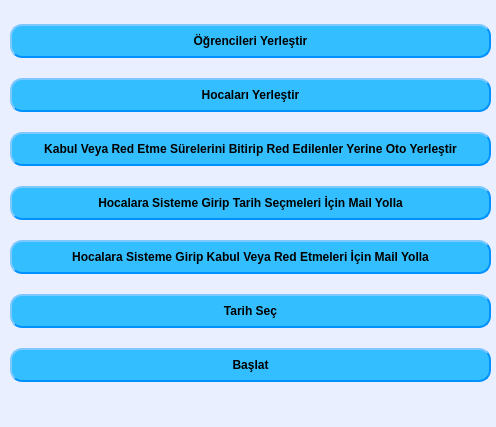
<?xml version="1.0" encoding="UTF-8"?>
<ui version="4.0">
 <class>WindowYonMenu</class>
 <widget class="QMainWindow" name="WindowYonMenu">
  <property name="geometry">
   <rect>
    <x>0</x>
    <y>0</y>
    <width>496</width>
    <height>427</height>
   </rect>
  </property>
  <property name="windowTitle">
   <string>MainWindow</string>
  </property>
  <property name="styleSheet">
   <string notr="true">  background-color: rgb(233, 239, 255);
</string>
  </property>
  <widget class="QWidget" name="centralwidget">
   <widget class="QWidget" name="verticalLayoutWidget">
    <property name="geometry">
     <rect>
      <x>10</x>
      <y>10</y>
      <width>481</width>
      <height>391</height>
     </rect>
    </property>
    <layout class="QVBoxLayout" name="verticalLayout">
     <item>
      <widget class="QPushButton" name="btOgrenciYerlestir">
       <property name="styleSheet">
        <string notr="true">    background-color: rgb(51, 191, 255);
    border-style: outset;
    border-width: 2px;
    border-radius: 12px;
    border-color: rgb(0, 145, 255);
    font: bold 12px;
    min-width: 10em;
    padding: 8px;</string>
       </property>
       <property name="text">
        <string>Öğrencileri Yerleştir</string>
       </property>
      </widget>
     </item>
     <item>
      <widget class="QPushButton" name="btHocaYerlestir">
       <property name="styleSheet">
        <string notr="true">    background-color: rgb(51, 191, 255);
    border-style: outset;
    border-width: 2px;
    border-radius: 12px;
    border-color: rgb(0, 145, 255);
    font: bold 12px;
    min-width: 10em;
    padding: 8px;</string>
       </property>
       <property name="text">
        <string>Hocaları Yerleştir</string>
       </property>
      </widget>
     </item>
     <item>
      <widget class="QPushButton" name="btMail3">
       <property name="styleSheet">
        <string notr="true">    background-color: rgb(51, 191, 255);
    border-style: outset;
    border-width: 2px;
    border-radius: 12px;
    border-color: rgb(0, 145, 255);
    font: bold 12px;
    min-width: 10em;
    padding: 8px;</string>
       </property>
       <property name="text">
        <string>Kabul Veya Red Etme Sürelerini Bitirip Red Edilenler Yerine Oto Yerleştir</string>
       </property>
      </widget>
     </item>
     <item>
      <widget class="QPushButton" name="btMail1">
       <property name="styleSheet">
        <string notr="true">    background-color: rgb(51, 191, 255);
    border-style: outset;
    border-width: 2px;
    border-radius: 12px;
    border-color: rgb(0, 145, 255);
    font: bold 12px;
    min-width: 10em;
    padding: 8px;</string>
       </property>
       <property name="text">
        <string>Hocalara Sisteme Girip Tarih Seçmeleri İçin Mail Yolla</string>
       </property>
      </widget>
     </item>
     <item>
      <widget class="QPushButton" name="btMail2">
       <property name="styleSheet">
        <string notr="true">    background-color: rgb(51, 191, 255);
    border-style: outset;
    border-width: 2px;
    border-radius: 12px;
    border-color: rgb(0, 145, 255);
    font: bold 12px;
    min-width: 10em;
    padding: 8px;</string>
       </property>
       <property name="text">
        <string>Hocalara Sisteme Girip Kabul Veya Red Etmeleri İçin Mail Yolla</string>
       </property>
      </widget>
     </item>
     <item>
      <widget class="QPushButton" name="btTS">
       <property name="styleSheet">
        <string notr="true">    background-color: rgb(51, 191, 255);
    border-style: outset;
    border-width: 2px;
    border-radius: 12px;
    border-color: rgb(0, 145, 255);
    font: bold 12px;
    min-width: 10em;
    padding: 8px;</string>
       </property>
       <property name="text">
        <string>Tarih Seç</string>
       </property>
      </widget>
     </item>
     <item>
      <widget class="QPushButton" name="btBaslat">
       <property name="styleSheet">
        <string notr="true">    background-color: rgb(51, 191, 255);
    border-style: outset;
    border-width: 2px;
    border-radius: 12px;
    border-color: rgb(0, 145, 255);
    font: bold 12px;
    min-width: 10em;
    padding: 8px;</string>
       </property>
       <property name="text">
        <string>Başlat</string>
       </property>
      </widget>
     </item>
    </layout>
   </widget>
  </widget>
  <widget class="QStatusBar" name="statusbar"/>
 </widget>
 <resources/>
 <connections/>
</ui>
